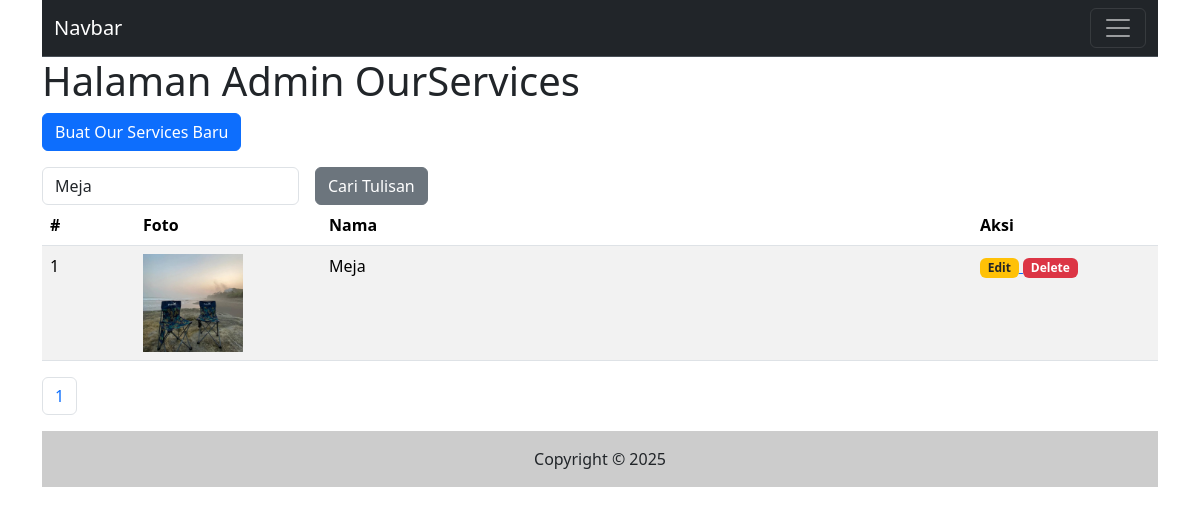
/admin/ourservices.php?katakunci=Meja, run on the app's committed database.
### tables this page shows
CREATE TABLE `ourservices` (
  `id` int(11) NOT NULL,
  `nama` varchar(255) NOT NULL,
  `foto` varchar(255) NOT NULL,
  `isi` text NOT NULL,
  `tgl_isi` timestamp NOT NULL DEFAULT current_timestamp()
);

### inc/inc_fungsi.php (called while the page is built, shortened)
<?php
function ourservices_foto($id){
    global $koneksi;
    $sql1   = "select * from ourservices where id = '$id'";
    $q1     = mysqli_query($koneksi,$sql1);
    $r1     = mysqli_fetch_array($q1);
    $foto   = $r1['foto'];
    if($foto){
        return $foto;
    }else{
        return 'ourservices_default_picture.png';
    }
}

### admin/ourservices.php (the view, shortened to what this page needs)
<?php include("inc_header.php") ?>
<?php
$katakunci = (isset($_GET['katakunci'])) ? $_GET['katakunci'] : "";
?>
<h1>Halaman Admin OurServices</h1>
<p>
    <a href="ourservices_input.php">
        <input type="button" class="btn btn-primary" value="Buat Our Services Baru" />
    </a>
</p>
<form class="row g-3" method="get">
    <div class="col-auto">
        <input type="text" class="form-control" placeholder="Masukkan Kata Kunci" name="katakunci" value="<?php echo $katakunci ?>" />
    </div>
    <div class="col-auto">
        <input type="submit" name="cari" value="Cari Tulisan" class="btn btn-secondary" />
    </div>
</form>
<table class="table table-striped">
    <thead>
        <tr>
            <th class="col-1">#</th>
            <th class="col-2">Foto</th>
            <th>Nama</th>
            <th class="col-2">Aksi</th>
        </tr>
    </thead>
    <tbody>
        <?php
        $sqltambahan = "";
        $per_halaman = 5;
        if ($katakunci != '') {
            $array_katakunci = explode(" ", $katakunci);
            for ($x = 0; $x < count($array_katakunci); $x++) {
                $sqlcari[] = "(nama like '%" . $array_katakunci[$x] . "%' or isi like '%" . $array_katakunci[$x] . "%')";
            }
            $sqltambahan    = " where " . implode(" or ", $sqlcari);
        }
        $sql1   = "select * from ourservices $sqltambahan";
        $page   = isset($_GET['page'])?(int)$_GET['page']:1;
        $mulai  = ($page > 1) ? ($page * $per_halaman) - $per_halaman : 0;
        $q1     = mysqli_query($koneksi,$sql1);
        $total  = mysqli_num_rows($q1);
        $pages  = ceil($total / $per_halaman);
        $nomor  = $mulai + 1;
        $sql1   = $sql1." order by id desc limit $mulai,$per_halaman";
        $q1     = mysqli_query($koneksi, $sql1);
        while ($r1 = mysqli_fetch_array($q1)) {
        ?>
            <tr>
                <td><?php echo $nomor++ ?></td>
                <td><img src="../gambar/<?php echo ourservices_foto($r1['id'])?>" style="max-height:100px;max-width:100px"/></td>
                <td><?php echo $r1['nama'] ?></td>
                <td>
                    <a href="ourservices_input.php?id=<?php echo $r1['id']?>">
                        <span class="badge bg-warning text-dark">Edit</span>
                    </a>
                    <a href="ourservices.php?op=delete&id=<?php echo $r1['id'] ?>" onclick="return confirm('Apakah yakin mau hapus data bro?')">
                        <span class="badge bg-danger">Delete</span>
                    </a>
                </td>
            </tr>
        <?php
        }
        ?>
    </tbody>
</table>
<nav aria-label="Page navigation example">
    <ul class="pagination">
        <?php
        $cari = isset($_GET['cari'])? $_GET['cari'] : "";
        for($i=1; $i <= $pages; $i++){
            ?>
            <li class="page-item">
                <a class="page-link" href="ourservices.php?katakunci=<?php echo $katakunci?>&cari=<?php echo $cari?>&page=<?php echo $i ?>"><?php echo $i ?></a>
            </li>
            <?php
        }
        ?>
    </ul>
</nav>
<?php include("inc_footer.php") ?>

### data on the page
ourservices: id+foto (picture), nama "Meja"
